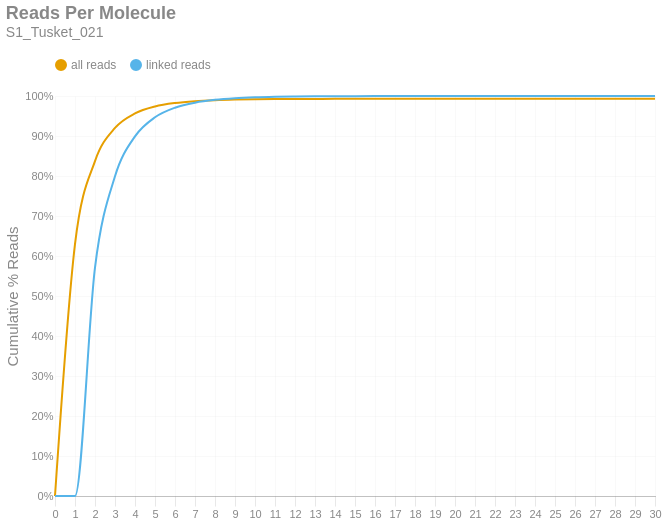

The code cell stored with this chart in its notebook:
### Markdown cell above
### Reads per Molecule
This chart shows the cumulative distribution of the number of reads per linked molecule. That is, how many alignments are associated with a unique molecule. This excludes the number of reads associated with invalid or absent linked-read barcodes. The `linked` histogram is the percentages recalculated when disregarding singletons.

### Code cell
if SKIPLR:
    print_html(f"Skipped")
else:
    counts = np.bincount(valids['reads'].cast(pl.Int64).to_numpy())
    weighted = counts * np.arange(len(counts))
    all_perc = weighted / n_reads
    linked_perc = weighted / n_linked_reads
    linked_perc[1] = 0
    binned_df = pl.DataFrame({
        'readsper': list(range(len(counts))),
        'all reads (cumsum)': np.cumsum(all_perc).tolist(),
        'linked reads (cumsum)': np.cumsum(linked_perc).tolist(),
    })

    with SafeRender(binned_df):
        (
            density_plot(binned_df, 'Reads Per Molecule', samplename, 'readspmol')
            .encode(
                x=alt.X('readsper:O', title=None).axis(labelAngle=0).scale(padding=0),
                y=alt.Y('value:Q', title='Cumulative % Reads').axis(format='%').stack(False),
                color=alt.Color("key:N").scale(domain=["all reads", "linked reads"]),
                tooltip=[
                    alt.Tooltip("key:N", title="Data Type"),
                    alt.Tooltip("readsper:O", title="Reads Per Molecule"),
                    alt.Tooltip("value:Q", format=".2%", title="% Reads (Cum.)")
                ]            
            )
        ).display()

### Figure 1 — Vega-Lite specification as saved in the notebook (floating-point values rounded to 4 significant figures)
{"width": "container", "height": 400, "config": {"title": {"anchor": "start", "dy": -15, "fontSize": 18, "color": "#888888", "subtitleColor": "#888888", "subtitleFontSize": 14}, "arc": {"fill": "#0072B2"}, "axis": {"domainColor": "#888888", "domainWidth": 0.5, "gridWidth": 0.2, "grid": false, "titleFontWeight": 400, "titleFontSize": 15, "labelFontSize": 11, "labelColor": "#888888", "tickColor": "#888888", "tickWidth": 0.2, "titleColor": "#888888"}, "axisBand": {"grid": false}, "axisX": {"grid": true, "tickSize": 10, "domainCap": "round"}, "axisY": {"domain": false, "grid": true, "tickSize": 0, "domainCap": "round"}, "background": "transparent", "header": {"labelFontSize": 15, "labelColor": "#888888", "titleFontSize": 15, "titleFontWeight": 600, "titleColor": "#888888"}, "legend": {"labelFont": "sans-serif", "labelFontSize": 12, "labelColor": "#888888", "symbolSize": 100, "symbolType": "circle", "titleFontSize": 12, "titlePadding": 10, "titleColor": "#888888", "title": null, "orient": "top"}, "range": {"category": ["#E69F00", "#56B4E9", "#009E73", "#F0E442", "#0072B2", "#D55E00", "#CC79A7", "#000000"], "diverging": ["#cfe8f3", "#a2d4ec", "#73bfe2", "#46abdb", "#1696d2", "#12719e"]}, "area": {"fill": "#0072B2", "fillOpacity": 0.7, "line": true, "strokeOpacity": 0.7}, "line": {"color": "#0072B2", "stroke": "#0072B2", "strokeWidth": 2}, "trail": {"color": "#0072B2", "stroke": "#0072B2", "strokeWidth": 0, "size": 1}, "point": {"filled": true, "fillOpacity": 1.0, "size": 95}, "text": {"color": "#888888", "fontSize": 11, "align": "right", "fontWeight": 400, "size": 11}, "bar": {"fill": "#0072B2", "stroke": null}, "view": {"stroke": null, "continuousWidth": 660, "continuousHeight": 400}}, "data": {"name": "data-7f37bbdb8758bcfe5dd3c5191f8521e9"}, "mark": {"type": "line", "interpolate": "monotone", "point": {"opacity": 0, "size": 275}}, "encoding": {"color": {"field": "key", "scale": {"domain": ["all reads", "linked reads"]}, "type": "nominal"}, "tooltip": [{"field": "key", "title": "Data Type", "type": "nominal"}, {"field": "readsper", "title": "Reads Per Molecule", "type": "ordinal"}, {"field": "value", "format": ".2%", "title": "% Reads (Cum.)", "type": "quantitative"}], "x": {"axis": {"labelAngle": 0}, "field": "readsper", "scale": {"padding": 0}, "title": null, "type": "ordinal"}, "y": {"axis": {"format": "%"}, "field": "value", "stack": false, "title": "Cumulative % Reads", "type": "quantitative"}}, "params": [{"name": "param_c36ac31b6afebe62", "select": {"type": "point", "fields": ["key"]}, "bind": "legend"}], "title": {"text": "Reads Per Molecule", "subtitle": "S1_Tusket_021"}, "transform": [{"fold": ["all reads (cumsum)", "linked reads (cumsum)"]}, {"calculate": "replace(datum.key, ' (cumsum)', '')", "as": "key"}, {"filter": {"param": "param_c36ac31b6afebe62"}}], "usermeta": {"embedOptions": {"downloadFileName": "S1_Tusket_021.readspmol"}}, "$schema": "https://vega.github.io/schema/vega-lite/v6.1.0.json", "datasets": {"data-7f37bbdb8758bcfe5dd3c5191f8521e9": [{"readsper": 0, "all reads (cumsum)": 0.0, "linked reads (cumsum)": 0.0}, {"readsper": 1, "all reads (cumsum)": 0.6298, "linked reads (cumsum)": 0.0}, {"readsper": 2, "all reads (cumsum)": 0.8373, "linked reads (cumsum)": 0.5712}, {"readsper": 3, "all reads (cumsum)": 0.9201, "linked reads (cumsum)": 0.7992}, {"readsper": 4, "all reads (cumsum)": 0.9564, "linked reads (cumsum)": 0.8991}, {"readsper": 5, "all reads (cumsum)": 0.9737, "linked reads (cumsum)": 0.9468}, {"readsper": 6, "all reads (cumsum)": 0.9824, "linked reads (cumsum)": 0.9707}, {"readsper": 7, "all reads (cumsum)": 0.987, "linked reads (cumsum)": 0.9834}, {"readsper": 8, "all reads (cumsum)": 0.9896, "linked reads (cumsum)": 0.9903}, {"readsper": 9, "all reads (cumsum)": 0.991, "linked reads (cumsum)": 0.9943}, {"readsper": 10, "all reads (cumsum)": 0.9918, "linked reads (cumsum)": 0.9966}, {"readsper": 11, "all reads (cumsum)": 0.9923, "linked reads (cumsum)": 0.9979}, {"readsper": 12, "all reads (cumsum)": 0.9926, "linked reads (cumsum)": 0.9986}, {"readsper": 13, "all reads (cumsum)": 0.9928, "linked reads (cumsum)": 0.9991}, {"readsper": 14, "all reads (cumsum)": 0.9929, "linked reads (cumsum)": 0.9995}, {"readsper": 15, "all reads (cumsum)": 0.993, "linked reads (cumsum)": 0.9997}, {"readsper": 16, "all reads (cumsum)": 0.993, "linked reads (cumsum)": 0.9998}, {"readsper": 17, "all reads (cumsum)": 0.993, "linked reads (cumsum)": 0.9999}, {"readsper": 18, "all reads (cumsum)": 0.993, "linked reads (cumsum)": 0.9999}, {"readsper": 19, "all reads (cumsum)": 0.993, "linked reads (cumsum)": 0.9999}, {"readsper": 20, "all reads (cumsum)": 0.9931, "linked reads (cumsum)": 1.0}, {"readsper": 21, "all reads (cumsum)": 0.9931, "linked reads (cumsum)": 1.0}, {"readsper": 22, "all reads (cumsum)": 0.9931, "linked reads (cumsum)": 1.0}, {"readsper": 23, "all reads (cumsum)": 0.9931, "linked reads (cumsum)": 1.0}, {"readsper": 24, "all reads (cumsum)": 0.9931, "linked reads (cumsum)": 1.0}, {"readsper": 25, "all reads (cumsum)": 0.9931, "linked reads (cumsum)": 1.0}, {"readsper": 26, "all reads (cumsum)": 0.9931, "linked reads (cumsum)": 1.0}, {"readsper": 27, "all reads (cumsum)": 0.9931, "linked reads (cumsum)": 1.0}, {"readsper": 28, "all reads (cumsum)": 0.9931, "linked reads (cumsum)": 1.0}, {"readsper": 29, "all reads (cumsum)": 0.9931, "linked reads (cumsum)": 1.0}, {"readsper": 30, "all reads (cumsum)": 0.9931, "linked reads (cumsum)": 1.0}]}}
